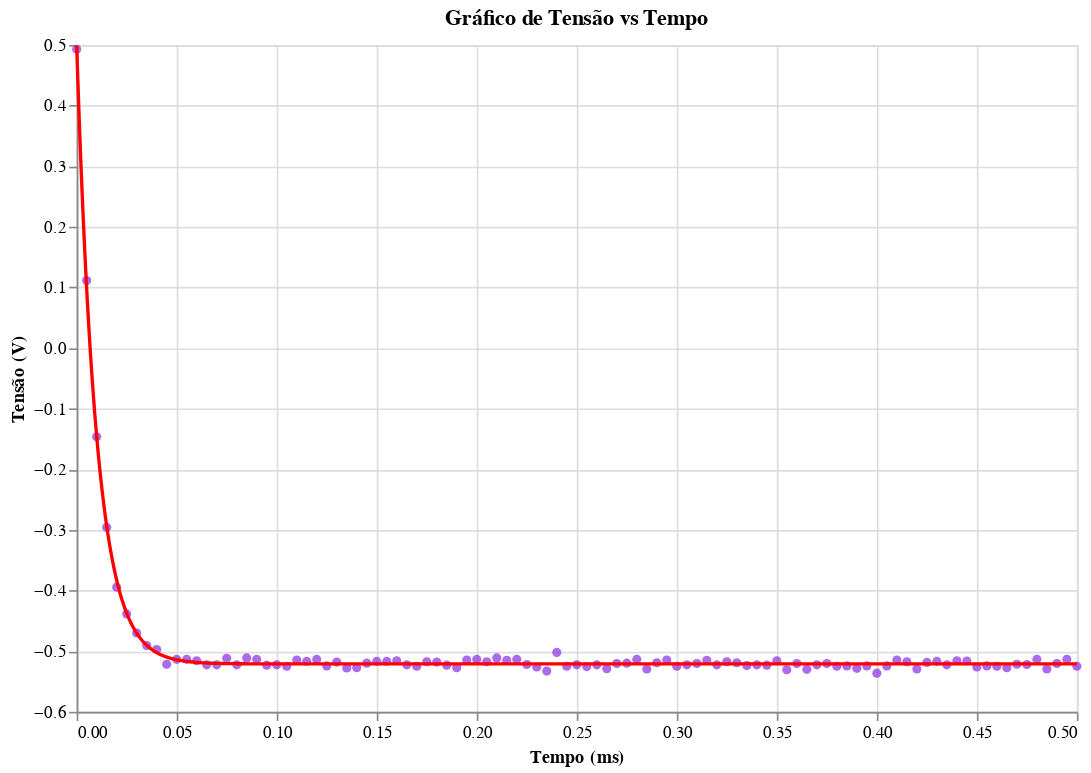

Here is the notebook cell this chart was saved with:
### Markdown cell above
Encontrado uma queda de tensão podemos usar o módulo ajuste para realizar a regressão e calcular o *Tal*

### Code cell
data2 = aj.slicing_data(data,[0,0.5],Rl=True)

data_regres, b, cov = aj.regres_exp(data2,arg=[1,100,-0.5]) # Argumentos iniciais obtidos teoricamente
(aj.data_x_regression(data2,data_regres)).display()


tal_dc = 1/(b*1000)

### Figure 1 — Vega-Lite specification as saved in the notebook (floating-point values rounded to 4 significant figures; data arrays with more than 128 entries replaced by an {"elided": "..."} marker saying what was removed)
{"config": {"view": {"continuousWidth": 300, "continuousHeight": 300}}, "layer": [{"data": {"name": "data-25bbd9faa90f9ff241f87f7755560bb5"}, "mark": {"type": "circle", "color": "blueviolet"}, "encoding": {"x": {"field": "Time", "scale": {"domain": [0.0, 0.5]}, "title": "Tempo (ms)", "type": "quantitative"}, "y": {"field": "U_b", "title": "Tensão (V)", "type": "quantitative"}}, "title": "Gráfico de Tensão vs Tempo"}, {"data": {"name": "data-b06262fd95829001f7f5a8c34bba8e06"}, "mark": {"type": "line", "color": "red"}, "encoding": {"x": {"field": "Time", "scale": {"domain": [0.0, 0.5]}, "title": "Tempo (ms)", "type": "quantitative"}, "y": {"field": "U_b", "title": "Tensão (V)", "type": "quantitative"}}, "title": "Gráfico de Tensão vs Tempo"}], "height": 400, "width": 600, "$schema": "https://vega.github.io/schema/vega-lite/v5.20.1.json", "datasets": {"data-25bbd9faa90f9ff241f87f7755560bb5": [{"Time": 0.0, "U_b": 0.4931}, {"Time": 0.005, "U_b": 0.1116}, {"Time": 0.01, "U_b": -0.1463}, {"Time": 0.015, "U_b": -0.2955}, {"Time": 0.02, "U_b": -0.3944}, {"Time": 0.025, "U_b": -0.4385}, {"Time": 0.03, "U_b": -0.47}, {"Time": 0.035, "U_b": -0.4905}, {"Time": 0.04, "U_b": -0.4973}, {"Time": 0.045, "U_b": -0.5215}, {"Time": 0.05, "U_b": -0.5135}, {"Time": 0.055, "U_b": -0.5135}, {"Time": 0.06, "U_b": -0.5157}, {"Time": 0.065, "U_b": -0.5225}, {"Time": 0.07, "U_b": -0.5225}, {"Time": 0.075, "U_b": -0.5117}, {"Time": 0.08, "U_b": -0.5225}, {"Time": 0.085, "U_b": -0.5111}, {"Time": 0.09, "U_b": -0.5135}, {"Time": 0.095, "U_b": -0.5231}, {"Time": 0.1, "U_b": -0.5225}, {"Time": 0.105, "U_b": -0.5248}, {"Time": 0.11, "U_b": -0.5145}, {"Time": 0.115, "U_b": -0.5168}, {"Time": 0.12, "U_b": -0.5135}, {"Time": 0.125, "U_b": -0.5243}, {"Time": 0.13, "U_b": -0.518}, {"Time": 0.135, "U_b": -0.5277}, {"Time": 0.14, "U_b": -0.5272}, {"Time": 0.145, "U_b": -0.5197}, {"Time": 0.15, "U_b": -0.5168}, {"Time": 0.155, "U_b": -0.5168}, {"Time": 0.16, "U_b": -0.5157}, {"Time": 0.165, "U_b": -0.5225}, {"Time": 0.17, "U_b": -0.5248}, {"Time": 0.175, "U_b": -0.5175}, {"Time": 0.18, "U_b": -0.518}, {"Time": 0.185, "U_b": -0.5231}, {"Time": 0.19, "U_b": -0.5272}, {"Time": 0.195, "U_b": -0.5145}, {"Time": 0.2, "U_b": -0.5135}, {"Time": 0.205, "U_b": -0.5175}, {"Time": 0.21, "U_b": -0.5111}, {"Time": 0.215, "U_b": -0.5151}, {"Time": 0.22, "U_b": -0.5135}, {"Time": 0.225, "U_b": -0.522}, {"Time": 0.23, "U_b": -0.526}, {"Time": 0.235, "U_b": -0.5328}, {"Time": 0.24, "U_b": -0.502}, {"Time": 0.245, "U_b": -0.5248}, {"Time": 0.25, "U_b": -0.5225}, {"Time": 0.255, "U_b": -0.5255}, {"Time": 0.26, "U_b": -0.5225}, {"Time": 0.265, "U_b": -0.5288}, {"Time": 0.27, "U_b": -0.5203}, {"Time": 0.275, "U_b": -0.5197}, {"Time": 0.28, "U_b": -0.5135}, {"Time": 0.285, "U_b": -0.5295}, {"Time": 0.29, "U_b": -0.5191}, {"Time": 0.295, "U_b": -0.5145}, {"Time": 0.3, "U_b": -0.5248}, {"Time": 0.305, "U_b": -0.5225}, {"Time": 0.31, "U_b": -0.5203}, {"Time": 0.315, "U_b": -0.5151}, {"Time": 0.32, "U_b": -0.5225}, {"Time": 0.325, "U_b": -0.5175}, {"Time": 0.33, "U_b": -0.5191}, {"Time": 0.335, "U_b": -0.5237}, {"Time": 0.34, "U_b": -0.5225}, {"Time": 0.345, "U_b": -0.5231}, {"Time": 0.35, "U_b": -0.5157}, {"Time": 0.355, "U_b": -0.5305}, {"Time": 0.36, "U_b": -0.5203}, {"Time": 0.365, "U_b": -0.53}, {"Time": 0.37, "U_b": -0.5225}, {"Time": 0.375, "U_b": -0.5203}, {"Time": 0.38, "U_b": -0.5248}, {"Time": 0.385, "U_b": -0.5243}, {"Time": 0.39, "U_b": -0.5283}, {"Time": 0.395, "U_b": -0.5243}, {"Time": 0.4, "U_b": -0.5363}, {"Time": 0.405, "U_b": -0.5243}, {"Time": 0.41, "U_b": -0.5145}, {"Time": 0.415, "U_b": -0.5175}, {"Time": 0.42, "U_b": -0.5295}, {"Time": 0.425, "U_b": -0.5185}, {"Time": 0.43, "U_b": -0.5168}, {"Time": 0.435, "U_b": -0.5225}, {"Time": 0.44, "U_b": -0.5157}, {"Time": 0.445, "U_b": -0.5163}, {"Time": 0.45, "U_b": -0.526}, {"Time": 0.455, "U_b": -0.5243}, {"Time": 0.46, "U_b": -0.5248}, {"Time": 0.465, "U_b": -0.5272}, {"Time": 0.47, "U_b": -0.5215}, {"Time": 0.475, "U_b": -0.522}, {"Time": 0.48, "U_b": -0.5135}, {"Time": 0.485, "U_b": -0.5295}, {"Time": 0.49, "U_b": -0.5203}, {"Time": 0.495, "U_b": -0.5135}, {"Time": 0.5, "U_b": -0.5248}], "data-b06262fd95829001f7f5a8c34bba8e06": {"elided": "1000 records"}}}
